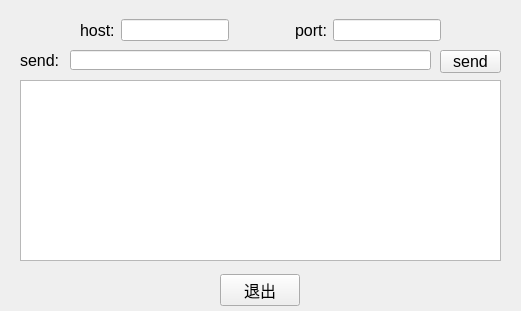
<?xml version="1.0" encoding="UTF-8"?>
<ui version="4.0">
 <class>client</class>
 <widget class="QWidget" name="client">
  <property name="geometry">
   <rect>
    <x>0</x>
    <y>0</y>
    <width>521</width>
    <height>311</height>
   </rect>
  </property>
  <property name="minimumSize">
   <size>
    <width>521</width>
    <height>311</height>
   </size>
  </property>
  <property name="maximumSize">
   <size>
    <width>521</width>
    <height>311</height>
   </size>
  </property>
  <property name="windowTitle">
   <string>Form</string>
  </property>
  <widget class="QTextEdit" name="data_text">
   <property name="geometry">
    <rect>
     <x>20</x>
     <y>80</y>
     <width>481</width>
     <height>181</height>
    </rect>
   </property>
  </widget>
  <widget class="QWidget" name="horizontalLayoutWidget">
   <property name="geometry">
    <rect>
     <x>19</x>
     <y>270</y>
     <width>481</width>
     <height>41</height>
    </rect>
   </property>
   <layout class="QHBoxLayout" name="horizontalLayout">
    <item>
     <spacer name="horizontalSpacer">
      <property name="orientation">
       <enum>Qt::Horizontal</enum>
      </property>
      <property name="sizeHint" stdset="0">
       <size>
        <width>40</width>
        <height>20</height>
       </size>
      </property>
     </spacer>
    </item>
    <item>
     <widget class="QPushButton" name="exit_btn">
      <property name="font">
       <font>
        <family>Arial</family>
        <pointsize>12</pointsize>
        <weight>50</weight>
        <bold>false</bold>
       </font>
      </property>
      <property name="text">
       <string>退出</string>
      </property>
     </widget>
    </item>
    <item>
     <spacer name="horizontalSpacer_2">
      <property name="orientation">
       <enum>Qt::Horizontal</enum>
      </property>
      <property name="sizeHint" stdset="0">
       <size>
        <width>40</width>
        <height>20</height>
       </size>
      </property>
     </spacer>
    </item>
   </layout>
  </widget>
  <widget class="QWidget" name="horizontalLayoutWidget_2">
   <property name="geometry">
    <rect>
     <x>20</x>
     <y>10</y>
     <width>481</width>
     <height>41</height>
    </rect>
   </property>
   <layout class="QHBoxLayout" name="horizontalLayout_2">
    <item>
     <spacer name="horizontalSpacer_3">
      <property name="orientation">
       <enum>Qt::Horizontal</enum>
      </property>
      <property name="sizeHint" stdset="0">
       <size>
        <width>40</width>
        <height>20</height>
       </size>
      </property>
     </spacer>
    </item>
    <item>
     <widget class="QLabel" name="label">
      <property name="text">
       <string>&lt;html&gt;&lt;head/&gt;&lt;body&gt;&lt;p&gt;&lt;span style=&quot; font-size:12pt;&quot;&gt;host:&lt;/span&gt;&lt;/p&gt;&lt;/body&gt;&lt;/html&gt;</string>
      </property>
     </widget>
    </item>
    <item>
     <widget class="QLineEdit" name="ip_text"/>
    </item>
    <item>
     <spacer name="horizontalSpacer_5">
      <property name="orientation">
       <enum>Qt::Horizontal</enum>
      </property>
      <property name="sizeHint" stdset="0">
       <size>
        <width>40</width>
        <height>20</height>
       </size>
      </property>
     </spacer>
    </item>
    <item>
     <widget class="QLabel" name="label_2">
      <property name="text">
       <string>&lt;html&gt;&lt;head/&gt;&lt;body&gt;&lt;p&gt;&lt;span style=&quot; font-size:12pt;&quot;&gt;port:&lt;/span&gt;&lt;/p&gt;&lt;/body&gt;&lt;/html&gt;</string>
      </property>
     </widget>
    </item>
    <item>
     <widget class="QLineEdit" name="port_text"/>
    </item>
    <item>
     <spacer name="horizontalSpacer_4">
      <property name="orientation">
       <enum>Qt::Horizontal</enum>
      </property>
      <property name="sizeHint" stdset="0">
       <size>
        <width>40</width>
        <height>20</height>
       </size>
      </property>
     </spacer>
    </item>
   </layout>
  </widget>
  <widget class="QLineEdit" name="send_text">
   <property name="geometry">
    <rect>
     <x>70</x>
     <y>50</y>
     <width>361</width>
     <height>20</height>
    </rect>
   </property>
   <property name="font">
    <font>
     <family>Arial</family>
     <pointsize>11</pointsize>
    </font>
   </property>
   <property name="text">
    <string/>
   </property>
  </widget>
  <widget class="QLabel" name="label_3">
   <property name="geometry">
    <rect>
     <x>20</x>
     <y>50</y>
     <width>51</width>
     <height>21</height>
    </rect>
   </property>
   <property name="text">
    <string>&lt;html&gt;&lt;head/&gt;&lt;body&gt;&lt;p&gt;&lt;span style=&quot; font-size:12pt;&quot;&gt;send:&lt;/span&gt;&lt;/p&gt;&lt;/body&gt;&lt;/html&gt;</string>
   </property>
  </widget>
  <widget class="QPushButton" name="send_btn">
   <property name="geometry">
    <rect>
     <x>440</x>
     <y>50</y>
     <width>61</width>
     <height>23</height>
    </rect>
   </property>
   <property name="font">
    <font>
     <family>Arial</family>
     <pointsize>12</pointsize>
    </font>
   </property>
   <property name="text">
    <string>send</string>
   </property>
  </widget>
 </widget>
 <resources/>
 <connections/>
</ui>
